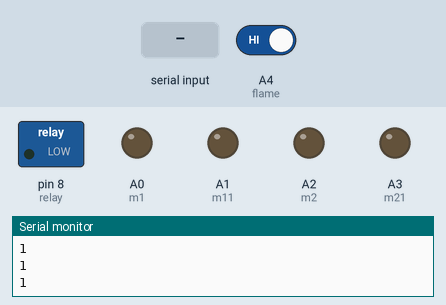
Simulated run of this sketch. Board: Arduino Uno, built with avr-gcc and run on an emulated ATmega328P. Shown: switched loads named in the sketch (green lamp = pin HIGH), output pins drawn as LEDs (lit = HIGH), the last lines printed to the serial monitor. The test bench sets the inputs (shaded band); at power-on: A4 (flame) HIGH.

Above: at 1.2 s.
1.3 s: A4 (flame) driven LOW
At 2.3 s:
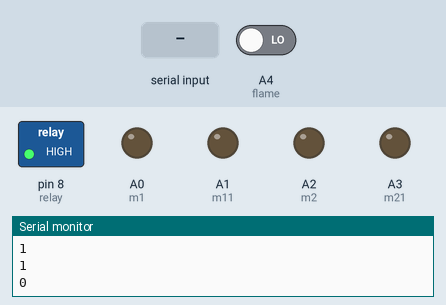
2.8 s: "1" received over Serial
At 4.6 s:
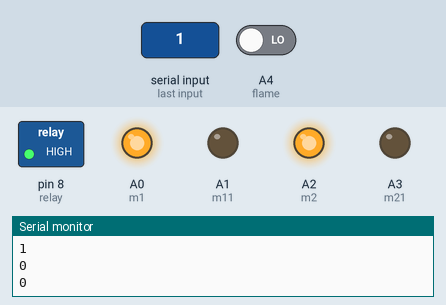
5.8 s: "2" received over Serial
At 8.1 s:
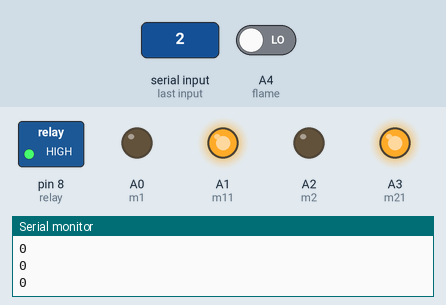
8.8 s: "3" received over Serial
At 11.5 s:
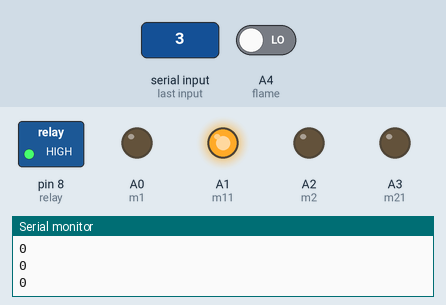
11.8 s: "4" received over Serial
At 13.9 s:
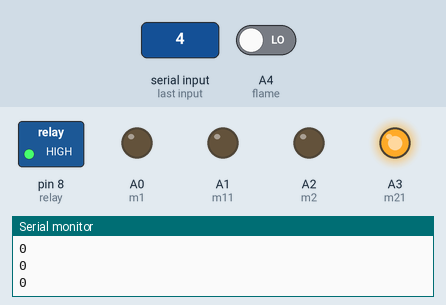
14.8 s: "5" received over Serial
At 17.4 s:
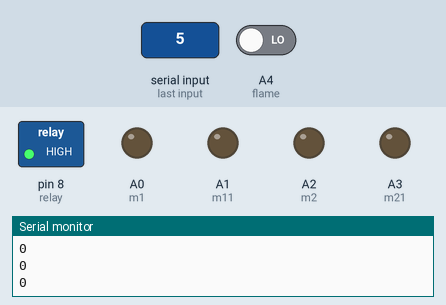
Timing chart, 0 to 18.8 s (numbered marks = the images above; inputs shaded):
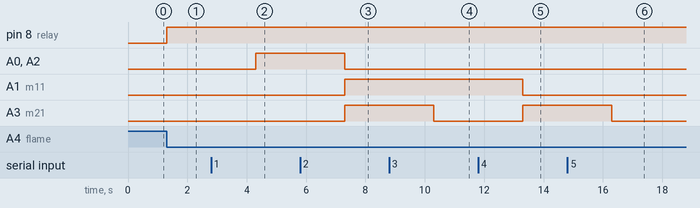

Measured:
- after the input at 1.3 s, pin 8 (relay): LOW → HIGH at once
- after the input at 2.8 s, A0 (m1), A2 (m2): LOW → HIGH after 1.5 s
- after the input at 5.8 s, A0 (m1), A2 (m2): HIGH → LOW after 1.5 s; A1 (m11), A3 (m21): LOW → HIGH after 1.5 s
- after the input at 8.8 s, A3 (m21): HIGH → LOW after 1.5 s
- after the input at 11.8 s, A1 (m11): HIGH → LOW after 1.5 s; A3 (m21): LOW → HIGH after 1.5 s
- after the input at 14.8 s, A3 (m21): HIGH → LOW after 1.5 s

The sketch:

ENTC_1514.ino
```cpp
int m1 = A0;
int m11 = A1;
int m2 = A2;
int m21 = A3;
int flame = A4;

#define relay 8
int state;

void setup() {
  // put your setup code here, to run once:
  pinMode(m1, OUTPUT);
  pinMode(m11, OUTPUT);
  pinMode(m2, OUTPUT);
  pinMode(m21, OUTPUT);
  pinMode(flame, INPUT);
  pinMode(relay, OUTPUT);
  digitalWrite(relay, LOW);
  Serial.begin(9600);
}

void loop() {
  // put your main code here, to run repeatedly:
  Flame_sensor();
  if (Serial.available() > 0)     // Ckeck for command Recieved
  {
    state = Serial.read();
    if (state == '1')//forward
    {
      digitalWrite(m1, HIGH);
      digitalWrite(m11, LOW);
      digitalWrite(m2, HIGH);
      digitalWrite(m21, LOW);
    }
    else if (state == '2')//backword
    {
      digitalWrite(m1, LOW);
      digitalWrite(m11, HIGH);
      digitalWrite(m2, LOW);
      digitalWrite(m21, HIGH);
    }
    else if (state == '3')//left
    {
      digitalWrite(m1, LOW);
      digitalWrite(m11, HIGH);
      digitalWrite(m2, LOW);
      digitalWrite(m21, LOW);
    }
    else if (state == '4')//right
    {

      digitalWrite(m1, LOW);
      digitalWrite(m11, LOW);
      digitalWrite(m2, LOW);
      digitalWrite(m21, HIGH);
    }
    else if (state == '5')//stop
    {
      digitalWrite(m1, LOW);
      digitalWrite(m11, LOW);
      digitalWrite(m2, LOW);
      digitalWrite(m21, LOW);
    }
  }
}

void Flame_sensor()
{
  int flame_detected = digitalRead(flame);
  Serial.println(flame_detected);

  if (flame_detected == 0)
  {
    digitalWrite(relay, HIGH);
    delay(3000);
    digitalWrite(relay, LOW);
  }
  else
  {
    digitalWrite(relay, LOW);
  }
}
```
